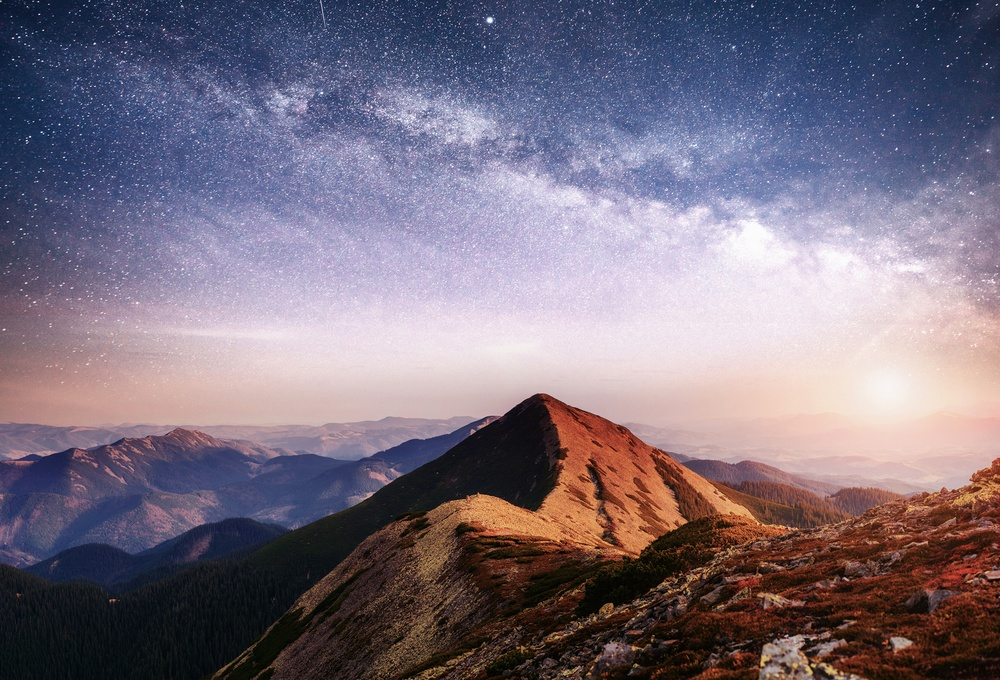
#> input picture Lab 1/Lab 3/Pic_compressed.jpg, 1000 x 680 px, shrunk from 1485 x 1010 before the run, given in place of the camera
$ python 'task 4.py'
#> lines starting #> are read from the running program, lines starting #| are printed output that depends on the picture; after the words box and inside, x2 and y2 are one past the last pixel; in counts of white or black regions, pixels touching at a corner belong together
import cv2
import numpy as np

cap = cv2.VideoCapture(0)

while True:
    ret, frame = cap.read()
#> frame is the input picture: shape (680, 1000, 3); mean B, G, R 125.7, 110.9, 121.2
    hsv_frame = cv2.cvtColor(frame, cv2.COLOR_BGR2HSV)
#> hsv_frame: shape (680, 1000, 3); mean H, S, V 90.2, 90.5, 141.4

    downRed1 = np.array([0, 100, 100])
    upRed1 = np.array([10, 255, 255])
    downRed2 = np.array([160, 100, 100])
    upRed2 = np.array([180, 255, 255])
    mask1 = cv2.inRange(hsv_frame, downRed1, upRed1)
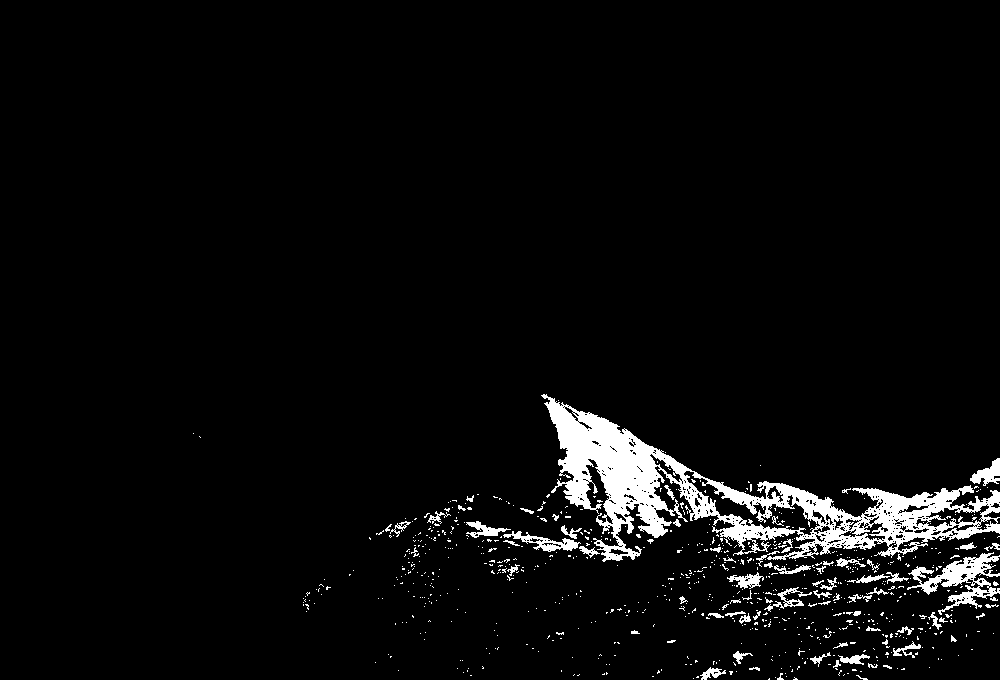
#> mask1: shape (680, 1000); 4.3% white; 773 white regions (699 under 20 px), largest, box (x1, y1, x2, y2) and area: (541, 394, 1000, 562) 19787, (907, 552, 1000, 615) 1994, (503, 531, 581, 552) 550
    mask2 = cv2.inRange(hsv_frame, downRed2, upRed2)
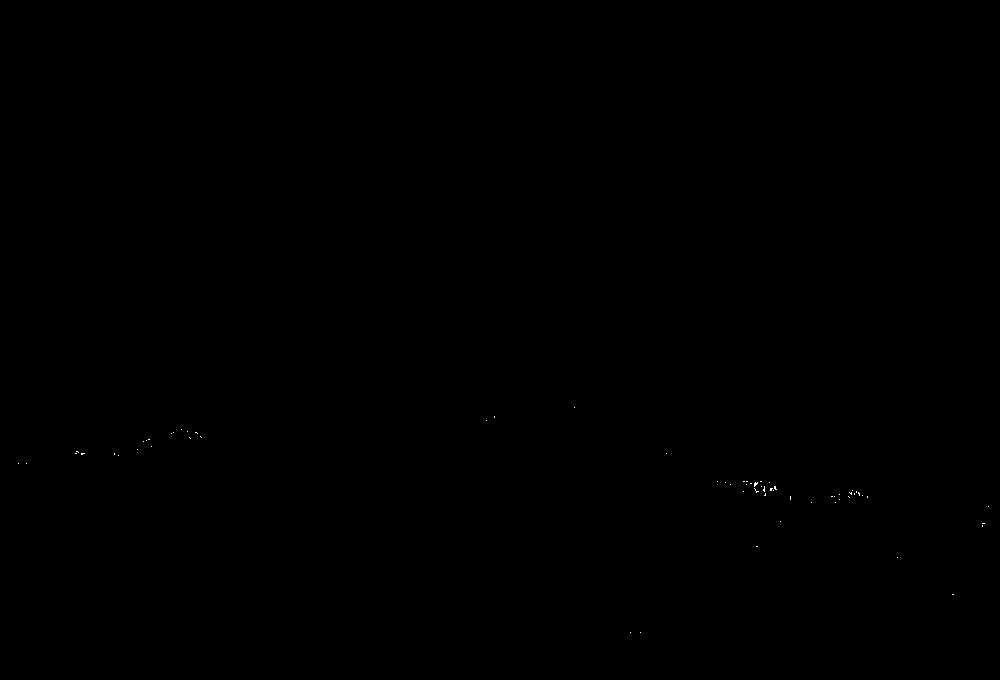
#> mask2: shape (680, 1000); 0.02% white in thin lines or dots, all inside (x1, y1, x2, y2) = (18, 407, 989, 633)
    redMask = cv2.bitwise_or(mask1, mask2)
#> redMask: shape (680, 1000); 4.3% white; 803 white regions (728 under 20 px), largest, box (x1, y1, x2, y2) and area: (541, 394, 1000, 562) 19867, (907, 552, 1000, 615) 1996, (503, 531, 581, 552) 550

    kernel = np.ones((5, 5), np.uint8)
    opened = cv2.morphologyEx(redMask, cv2.MORPH_OPEN, kernel)
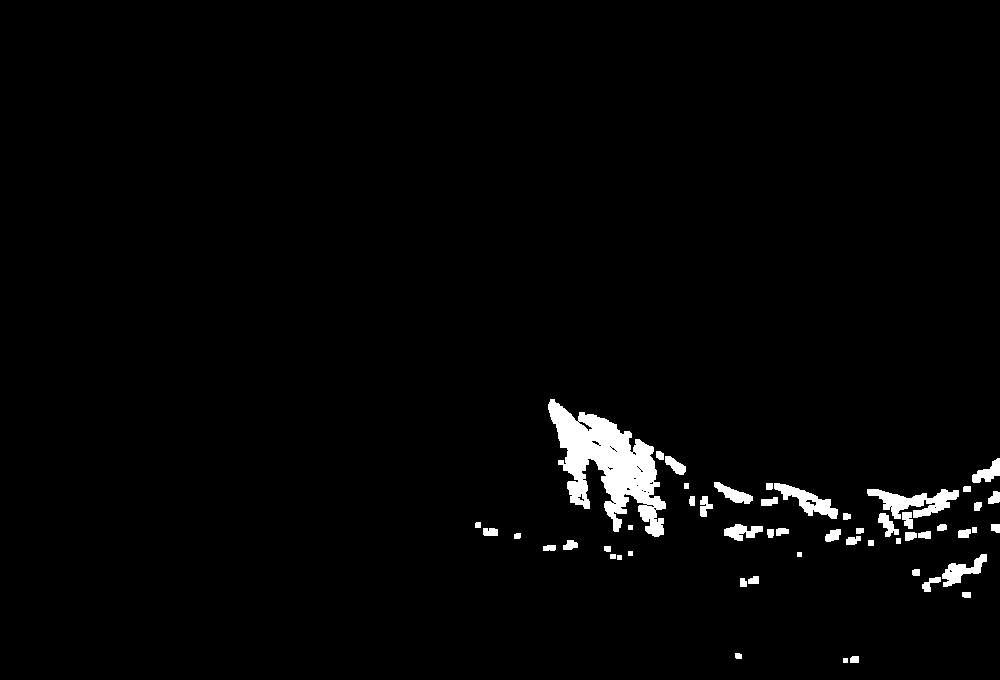
#> opened: shape (680, 1000); 2.2% white; 52 white regions, largest, box (x1, y1, x2, y2) and area: (548, 399, 666, 537) 7409, (867, 489, 959, 519) 1335, (774, 483, 838, 519) 873
    closed = cv2.morphologyEx(opened, cv2.MORPH_CLOSE, kernel)
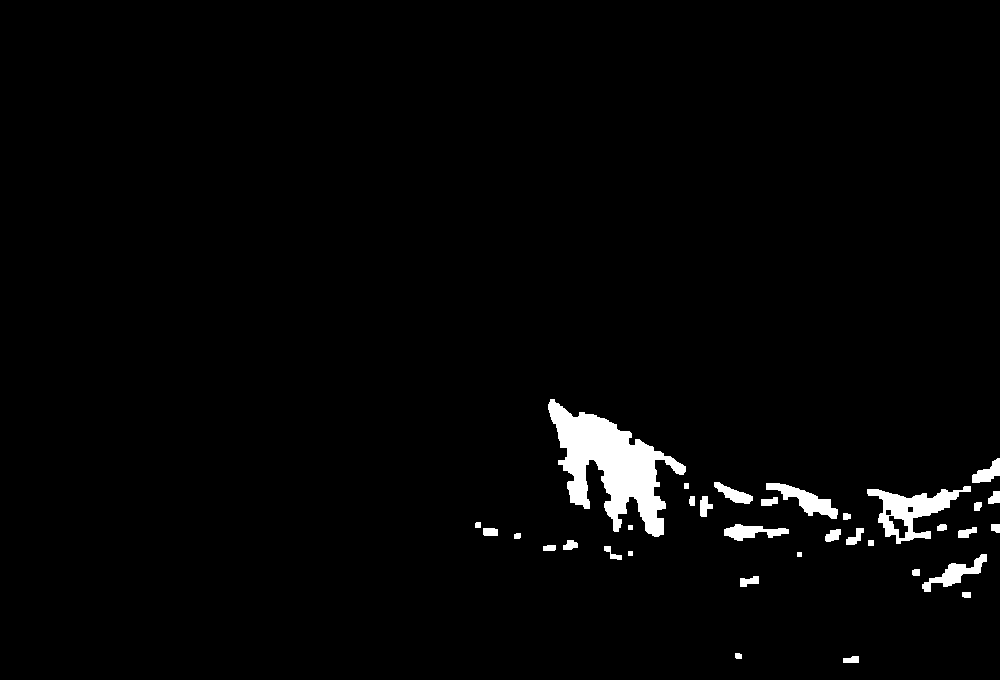
#> closed: shape (680, 1000); 2.3% white; 34 white regions, largest, box (x1, y1, x2, y2) and area: (548, 399, 686, 537) 8048, (867, 486, 971, 544) 2202, (766, 483, 838, 519) 969

    cv2.imshow('Closed', closed)

    res = cv2.bitwise_and(hsv_frame, hsv_frame, mask=redMask)
#> res: shape (680, 1000, 3); mean H, S, V 0.3, 7.1, 6.3

    moments = cv2.moments(closed)
#> moments = moments, m00 3953775, centre m10/m00, m01/m00 = (723.5, 493)
    if moments['m00'] != 0:
        area = moments['m00']  # Площадь объекта
#> area = 3953775
        print(f"Area of the object: {area}")
#| Area of the object: 3953775.0
        print(f"Zero-moment:{moments['m00']}")
#| Zero-moment:3953775.0
        print(f"First-order moments:{moments['m01']},{moments['m10']}")
#| First-order moments:1949157270.0,2860744020.0

    if cv2.waitKey(1) & 0xFF == 27:
#> (key Esc is pressed here)
        break
cap.release()
cv2.destroyAllWindows()
